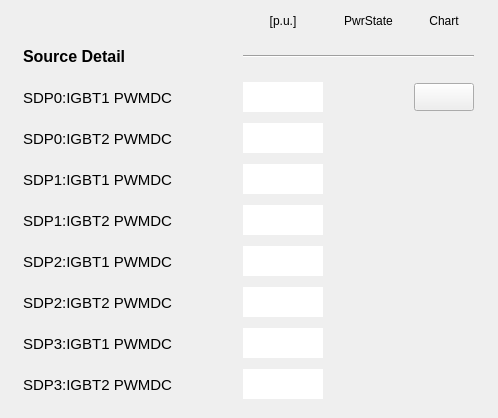
       <widget class="QWidget" name="scrollAreaWidgetContents_13">
        <property name="geometry">
         <rect>
          <x>0</x>
          <y>0</y>
          <width>498</width>
          <height>418</height>
         </rect>
        </property>
        <widget class="QWidget" name="layoutWidget">
         <property name="geometry">
          <rect>
           <x>9</x>
           <y>9</y>
           <width>481</width>
           <height>401</height>
          </rect>
         </property>
         <layout class="QGridLayout" name="gridLayout_3">
          <item row="0" column="1">
           <widget class="PyDMLabel" name="PyDMLabel_41">
            <property name="minimumSize">
             <size>
              <width>0</width>
              <height>24</height>
             </size>
            </property>
            <property name="maximumSize">
             <size>
              <width>16777215</width>
              <height>24</height>
             </size>
            </property>
            <property name="toolTip">
             <string/>
            </property>
            <property name="text">
             <string>[p.u.]</string>
            </property>
            <property name="alignment">
             <set>Qt::AlignCenter</set>
            </property>
           </widget>
          </item>
          <item row="0" column="2">
           <widget class="PyDMLabel" name="PyDMLabel_38">
            <property name="toolTip">
             <string/>
            </property>
            <property name="text">
             <string>PwrState</string>
            </property>
            <property name="alignment">
             <set>Qt::AlignCenter</set>
            </property>
           </widget>
          </item>
          <item row="0" column="3">
           <widget class="PyDMLabel" name="PyDMLabel_96">
            <property name="toolTip">
             <string/>
            </property>
            <property name="text">
             <string>Chart</string>
            </property>
            <property name="alignment">
             <set>Qt::AlignCenter</set>
            </property>
           </widget>
          </item>
          <item row="1" column="0">
           <widget class="PyDMLabel" name="PyDMLabel_97">
            <property name="minimumSize">
             <size>
              <width>200</width>
              <height>35</height>
             </size>
            </property>
            <property name="maximumSize">
             <size>
              <width>160</width>
              <height>16777215</height>
             </size>
            </property>
            <property name="font">
             <font>
              <pointsize>12</pointsize>
              <weight>75</weight>
              <bold>true</bold>
             </font>
            </property>
            <property name="toolTip">
             <string/>
            </property>
            <property name="text">
             <string>Source Detail</string>
            </property>
           </widget>
          </item>
          <item row="1" column="1" colspan="3">
           <widget class="Line" name="line_6">
            <property name="sizeIncrement">
             <size>
              <width>0</width>
              <height>0</height>
             </size>
            </property>
            <property name="baseSize">
             <size>
              <width>0</width>
              <height>0</height>
             </size>
            </property>
            <property name="autoFillBackground">
             <bool>false</bool>
            </property>
            <property name="frameShadow">
             <enum>QFrame::Sunken</enum>
            </property>
            <property name="lineWidth">
             <number>1</number>
            </property>
            <property name="midLineWidth">
             <number>0</number>
            </property>
            <property name="orientation">
             <enum>Qt::Horizontal</enum>
            </property>
           </widget>
          </item>
          <item row="2" column="0">
           <widget class="PyDMLabel" name="PyDMLabel_98">
            <property name="minimumSize">
             <size>
              <width>200</width>
              <height>35</height>
             </size>
            </property>
            <property name="maximumSize">
             <size>
              <width>200</width>
              <height>16777215</height>
             </size>
            </property>
            <property name="font">
             <font>
              <pointsize>11</pointsize>
             </font>
            </property>
            <property name="toolTip">
             <string/>
            </property>
            <property name="text">
             <string>SDP0:IGBT1 PWMDC</string>
            </property>
           </widget>
          </item>
          <item row="2" column="1">
           <widget class="PyDMLabel" name="PyDMLabel_45">
            <property name="enabled">
             <bool>true</bool>
            </property>
            <property name="minimumSize">
             <size>
              <width>80</width>
              <height>30</height>
             </size>
            </property>
            <property name="maximumSize">
             <size>
              <width>80</width>
              <height>30</height>
             </size>
            </property>
            <property name="toolTip">
             <string/>
            </property>
            <property name="accessibleDescription">
             <string/>
            </property>
            <property name="layoutDirection">
             <enum>Qt::LeftToRight</enum>
            </property>
            <property name="autoFillBackground">
             <bool>false</bool>
            </property>
            <property name="styleSheet">
             <string notr="true">background-color: qlineargradient(spread:pad, x1:0, y1:0, x2:1, y2:1, stop:0 rgba(255, 255, 255, 255), stop:1 rgba(255, 255, 255, 255));</string>
            </property>
            <property name="frameShape">
             <enum>QFrame::NoFrame</enum>
            </property>
            <property name="frameShadow">
             <enum>QFrame::Sunken</enum>
            </property>
            <property name="alignment">
             <set>Qt::AlignRight|Qt::AlignTrailing|Qt::AlignVCenter</set>
            </property>
            <property name="channel" stdset="0">
             <string>SI-Fam:PS-SDP0:IGBT1PWMDutyCycle-Mon</string>
            </property>
           </widget>
          </item>
          <item row="2" column="2">
           <widget class="QLed" name="led_sdp0igbt1">
            <property name="enabled">
             <bool>true</bool>
            </property>
            <property name="sizePolicy">
             <sizepolicy hsizetype="Maximum" vsizetype="Maximum">
              <horstretch>0</horstretch>
              <verstretch>0</verstretch>
             </sizepolicy>
            </property>
            <property name="minimumSize">
             <size>
              <width>51</width>
              <height>35</height>
             </size>
            </property>
            <property name="maximumSize">
             <size>
              <width>51</width>
              <height>35</height>
             </size>
            </property>
            <property name="toolTip">
             <string/>
            </property>
            <property name="state">
             <bool>false</bool>
            </property>
            <property name="onColor">
             <color>
              <red>0</red>
              <green>140</green>
              <blue>0</blue>
             </color>
            </property>
            <property name="shape">
             <enum>QLed::Circle</enum>
            </property>
           </widget>
          </item>
          <item row="2" column="3">
           <widget class="PyDMPushButton" name="PyDMPushButton_41">
            <property name="minimumSize">
             <size>
              <width>60</width>
              <height>28</height>
             </size>
            </property>
            <property name="maximumSize">
             <size>
              <width>60</width>
              <height>28</height>
             </size>
            </property>
            <property name="toolTip">
             <string/>
            </property>
           </widget>
          </item>
          <item row="3" column="0">
           <widget class="PyDMLabel" name="PyDMLabel_48">
            <property name="minimumSize">
             <size>
              <width>200</width>
              <height>0</height>
             </size>
            </property>
            <property name="maximumSize">
             <size>
              <width>200</width>
              <height>16777215</height>
             </size>
            </property>
            <property name="font">
             <font>
              <pointsize>11</pointsize>
             </font>
            </property>
            <property name="toolTip">
             <string/>
            </property>
            <property name="text">
             <string>SDP0:IGBT2 PWMDC</string>
            </property>
           </widget>
          </item>
          <item row="3" column="1">
           <widget class="PyDMLabel" name="PyDMLabel_99">
            <property name="enabled">
             <bool>true</bool>
            </property>
            <property name="minimumSize">
             <size>
              <width>80</width>
              <height>30</height>
             </size>
            </property>
            <property name="maximumSize">
             <size>
              <width>80</width>
              <height>30</height>
             </size>
            </property>
            <property name="toolTip">
             <string/>
            </property>
            <property name="accessibleDescription">
             <string/>
            </property>
            <property name="layoutDirection">
             <enum>Qt::LeftToRight</enum>
            </property>
            <property name="autoFillBackground">
             <bool>false</bool>
            </property>
            <property name="styleSheet">
             <string notr="true">background-color: qlineargradient(spread:pad, x1:0, y1:0, x2:1, y2:1, stop:0 rgba(255, 255, 255, 255), stop:1 rgba(255, 255, 255, 255));</string>
            </property>
            <property name="frameShape">
             <enum>QFrame::NoFrame</enum>
            </property>
            <property name="frameShadow">
             <enum>QFrame::Sunken</enum>
            </property>
            <property name="alignment">
             <set>Qt::AlignRight|Qt::AlignTrailing|Qt::AlignVCenter</set>
            </property>
            <property name="channel" stdset="0">
             <string>SI-Fam:PS-SDP0:IGBT2PWMDutyCycle-Mon</string>
            </property>
           </widget>
          </item>
          <item row="3" column="2">
           <widget class="QLed" name="led_sdp0igbt2">
            <property name="sizePolicy">
             <sizepolicy hsizetype="Maximum" vsizetype="Maximum">
              <horstretch>0</horstretch>
              <verstretch>0</verstretch>
             </sizepolicy>
            </property>
            <property name="minimumSize">
             <size>
              <width>51</width>
              <height>35</height>
             </size>
            </property>
            <property name="maximumSize">
             <size>
              <width>51</width>
              <height>35</height>
             </size>
            </property>
            <property name="toolTip">
             <string/>
            </property>
            <property name="state">
             <bool>false</bool>
            </property>
            <property name="onColor">
             <color>
              <red>0</red>
              <green>140</green>
              <blue>0</blue>
             </color>
            </property>
            <property name="shape">
             <enum>QLed::Circle</enum>
            </property>
           </widget>
          </item>
          <item row="4" column="0">
           <widget class="PyDMLabel" name="pv02raps01_4">
            <property name="minimumSize">
             <size>
              <width>200</width>
              <height>0</height>
             </size>
            </property>
            <property name="maximumSize">
             <size>
              <width>135</width>
              <height>16777215</height>
             </size>
            </property>
            <property name="font">
             <font>
              <pointsize>11</pointsize>
             </font>
            </property>
            <property name="toolTip">
             <string/>
            </property>
            <property name="text">
             <string>SDP1:IGBT1 PWMDC</string>
            </property>
           </widget>
          </item>
          <item row="4" column="1">
           <widget class="PyDMLabel" name="PyDMLabel_100">
            <property name="enabled">
             <bool>true</bool>
            </property>
            <property name="minimumSize">
             <size>
              <width>80</width>
              <height>30</height>
             </size>
            </property>
            <property name="maximumSize">
             <size>
              <width>80</width>
              <height>30</height>
             </size>
            </property>
            <property name="toolTip">
             <string/>
            </property>
            <property name="accessibleDescription">
             <string/>
            </property>
            <property name="layoutDirection">
             <enum>Qt::LeftToRight</enum>
            </property>
            <property name="autoFillBackground">
             <bool>false</bool>
            </property>
            <property name="styleSheet">
             <string notr="true">background-color: qlineargradient(spread:pad, x1:0, y1:0, x2:1, y2:1, stop:0 rgba(255, 255, 255, 255), stop:1 rgba(255, 255, 255, 255));</string>
            </property>
            <property name="frameShape">
             <enum>QFrame::NoFrame</enum>
            </property>
            <property name="frameShadow">
             <enum>QFrame::Sunken</enum>
            </property>
            <property name="alignment">
             <set>Qt::AlignRight|Qt::AlignTrailing|Qt::AlignVCenter</set>
            </property>
            <property name="channel" stdset="0">
             <string>SI-Fam:PS-SDP1:IGBT1PWMDutyCycle-Mon</string>
            </property>
           </widget>
          </item>
          <item row="4" column="2">
           <widget class="QLed" name="led_sdp1igbt1">
            <property name="sizePolicy">
             <sizepolicy hsizetype="Maximum" vsizetype="Maximum">
              <horstretch>0</horstretch>
              <verstretch>0</verstretch>
             </sizepolicy>
            </property>
            <property name="minimumSize">
             <size>
              <width>51</width>
              <height>35</height>
             </size>
            </property>
            <property name="maximumSize">
             <size>
              <width>51</width>
              <height>35</height>
             </size>
            </property>
            <property name="toolTip">
             <string/>
            </property>
            <property name="state">
             <bool>false</bool>
            </property>
            <property name="onColor">
             <color>
              <red>0</red>
              <green>140</green>
              <blue>0</blue>
             </color>
            </property>
            <property name="shape">
             <enum>QLed::Circle</enum>
            </property>
           </widget>
          </item>
          <item row="5" column="0">
           <widget class="PyDMLabel" name="pv02raps02_4">
            <property name="minimumSize">
             <size>
              <width>200</width>
              <height>0</height>
             </size>
            </property>
            <property name="maximumSize">
             <size>
              <width>135</width>
              <height>16777215</height>
             </size>
            </property>
            <property name="font">
             <font>
              <pointsize>11</pointsize>
             </font>
            </property>
            <property name="toolTip">
             <string/>
            </property>
            <property name="text">
             <string>SDP1:IGBT2 PWMDC</string>
            </property>
           </widget>
          </item>
          <item row="5" column="1">
           <widget class="PyDMLabel" name="PyDMLabel_50">
            <property name="enabled">
             <bool>true</bool>
            </property>
            <property name="minimumSize">
             <size>
              <width>80</width>
              <height>30</height>
             </size>
            </property>
            <property name="maximumSize">
             <size>
              <width>80</width>
              <height>30</height>
             </size>
            </property>
            <property name="toolTip">
             <string/>
            </property>
            <property name="accessibleDescription">
             <string/>
            </property>
            <property name="layoutDirection">
             <enum>Qt::LeftToRight</enum>
            </property>
            <property name="autoFillBackground">
             <bool>false</bool>
            </property>
            <property name="styleSheet">
             <string notr="true">background-color: qlineargradient(spread:pad, x1:0, y1:0, x2:1, y2:1, stop:0 rgba(255, 255, 255, 255), stop:1 rgba(255, 255, 255, 255));</string>
            </property>
            <property name="frameShape">
             <enum>QFrame::NoFrame</enum>
            </property>
            <property name="frameShadow">
             <enum>QFrame::Sunken</enum>
            </property>
            <property name="alignment">
             <set>Qt::AlignRight|Qt::AlignTrailing|Qt::AlignVCenter</set>
            </property>
            <property name="channel" stdset="0">
             <string>SI-Fam:PS-SDP1:IGBT2PWMDutyCycle-Mon</string>
            </property>
           </widget>
          </item>
          <item row="5" column="2">
           <widget class="QLed" name="led_sdp1igbt2">
            <property name="enabled">
             <bool>true</bool>
            </property>
            <property name="sizePolicy">
             <sizepolicy hsizetype="Maximum" vsizetype="Maximum">
              <horstretch>0</horstretch>
              <verstretch>0</verstretch>
             </sizepolicy>
            </property>
            <property name="minimumSize">
             <size>
              <width>51</width>
              <height>35</height>
             </size>
            </property>
            <property name="maximumSize">
             <size>
              <width>51</width>
              <height>35</height>
             </size>
            </property>
            <property name="toolTip">
             <string/>
            </property>
            <property name="state">
             <bool>false</bool>
            </property>
            <property name="onColor">
             <color>
              <red>0</red>
              <green>140</green>
              <blue>0</blue>
             </color>
            </property>
            <property name="shape">
             <enum>QLed::Circle</enum>
            </property>
           </widget>
          </item>
          <item row="6" column="0">
           <widget class="PyDMLabel" name="pv03raps01_7">
            <property name="minimumSize">
             <size>
              <width>200</width>
              <height>0</height>
             </size>
            </property>
            <property name="maximumSize">
             <size>
              <width>135</width>
              <height>16777215</height>
             </size>
            </property>
            <property name="font">
             <font>
              <pointsize>11</pointsize>
             </font>
            </property>
            <property name="toolTip">
             <string/>
            </property>
            <property name="text">
             <string>SDP2:IGBT1 PWMDC</string>
            </property>
           </widget>
          </item>
          <item row="6" column="1">
           <widget class="PyDMLabel" name="PyDMLabel_101">
            <property name="enabled">
             <bool>true</bool>
            </property>
            <property name="minimumSize">
             <size>
              <width>80</width>
              <height>30</height>
             </size>
            </property>
            <property name="maximumSize">
             <size>
              <width>80</width>
              <height>30</height>
             </size>
            </property>
            <property name="toolTip">
             <string/>
            </property>
            <property name="accessibleDescription">
             <string/>
            </property>
            <property name="layoutDirection">
             <enum>Qt::LeftToRight</enum>
            </property>
            <property name="autoFillBackground">
             <bool>false</bool>
            </property>
            <property name="styleSheet">
             <string notr="true">background-color: qlineargradient(spread:pad, x1:0, y1:0, x2:1, y2:1, stop:0 rgba(255, 255, 255, 255), stop:1 rgba(255, 255, 255, 255));</string>
            </property>
            <property name="frameShape">
             <enum>QFrame::NoFrame</enum>
            </property>
            <property name="frameShadow">
             <enum>QFrame::Sunken</enum>
            </property>
            <property name="alignment">
             <set>Qt::AlignRight|Qt::AlignTrailing|Qt::AlignVCenter</set>
            </property>
            <property name="channel" stdset="0">
             <string>SI-Fam:PS-SDP2:IGBT1PWMDutyCycle-Mon</string>
            </property>
           </widget>
          </item>
          <item row="6" column="2">
           <widget class="QLed" name="led_sdp2igbt1">
            <property name="sizePolicy">
             <sizepolicy hsizetype="Maximum" vsizetype="Maximum">
              <horstretch>0</horstretch>
              <verstretch>0</verstretch>
             </sizepolicy>
            </property>
            <property name="minimumSize">
             <size>
              <width>51</width>
              <height>35</height>
             </size>
            </property>
            <property name="maximumSize">
             <size>
              <width>51</width>
              <height>35</height>
             </size>
            </property>
            <property name="toolTip">
             <string/>
            </property>
            <property name="state">
             <bool>false</bool>
            </property>
            <property name="onColor">
             <color>
              <red>0</red>
              <green>140</green>
              <blue>0</blue>
             </color>
            </property>
            <property name="shape">
             <enum>QLed::Circle</enum>
            </property>
           </widget>
          </item>
          <item row="7" column="0">
           <widget class="PyDMLabel" name="pv03raps01_8">
            <property name="minimumSize">
             <size>
              <width>200</width>
              <height>0</height>
             </size>
            </property>
            <property name="maximumSize">
             <size>
              <width>135</width>
              <height>16777215</height>
             </size>
            </property>
            <property name="font">
             <font>
              <pointsize>11</pointsize>
             </font>
            </property>
            <property name="toolTip">
             <string/>
            </property>
            <property name="text">
             <string>SDP2:IGBT2 PWMDC</string>
            </property>
           </widget>
          </item>
          <item row="7" column="1">
           <widget class="PyDMLabel" name="PyDMLabel_102">
            <property name="enabled">
             <bool>true</bool>
            </property>
            <property name="minimumSize">
             <size>
              <width>80</width>
              <height>30</height>
             </size>
            </property>
            <property name="maximumSize">
             <size>
              <width>80</width>
              <height>30</height>
             </size>
            </property>
            <property name="toolTip">
             <string/>
            </property>
            <property name="accessibleDescription">
             <string/>
            </property>
            <property name="layoutDirection">
             <enum>Qt::LeftToRight</enum>
            </property>
            <property name="autoFillBackground">
             <bool>false</bool>
            </property>
            <property name="styleSheet">
             <string notr="true">background-color: qlineargradient(spread:pad, x1:0, y1:0, x2:1, y2:1, stop:0 rgba(255, 255, 255, 255), stop:1 rgba(255, 255, 255, 255));</string>
            </property>
            <property name="frameShape">
             <enum>QFrame::NoFrame</enum>
            </property>
            <property name="frameShadow">
             <enum>QFrame::Sunken</enum>
            </property>
            <property name="alignment">
             <set>Qt::AlignRight|Qt::AlignTrailing|Qt::AlignVCenter</set>
            </property>
            <property name="channel" stdset="0">
             <string>SI-Fam:PS-SDP2:IGBT2PWMDutyCycle-Mon</string>
            </property>
           </widget>
          </item>
          <item row="7" column="2">
           <widget class="QLed" name="led_sdp2igbt2">
            <property name="sizePolicy">
             <sizepolicy hsizetype="Maximum" vsizetype="Maximum">
              <horstretch>0</horstretch>
              <verstretch>0</verstretch>
             </sizepolicy>
            </property>
            <property name="minimumSize">
             <size>
              <width>51</width>
              <height>35</height>
             </size>
            </property>
            <property name="maximumSize">
             <size>
              <width>51</width>
              <height>35</height>
             </size>
            </property>
            <property name="toolTip">
             <string/>
            </property>
            <property name="state">
             <bool>false</bool>
            </property>
            <property name="onColor">
             <color>
              <red>0</red>
              <green>140</green>
              <blue>0</blue>
             </color>
            </property>
            <property name="shape">
             <enum>QLed::Circle</enum>
            </property>
           </widget>
          </item>
          <item row="8" column="0">
           <widget class="PyDMLabel" name="pv04raps01_3">
            <property name="minimumSize">
             <size>
              <width>200</width>
              <height>0</height>
             </size>
            </property>
            <property name="maximumSize">
             <size>
              <width>135</width>
              <height>16777215</height>
             </size>
            </property>
            <property name="font">
             <font>
              <pointsize>11</pointsize>
             </font>
            </property>
            <property name="toolTip">
             <string/>
            </property>
            <property name="text">
             <string>SDP3:IGBT1 PWMDC</string>
            </property>
           </widget>
          </item>
          <item row="8" column="1">
           <widget class="PyDMLabel" name="PyDMLabel_103">
            <property name="enabled">
             <bool>true</bool>
            </property>
            <property name="minimumSize">
             <size>
              <width>80</width>
              <height>30</height>
             </size>
            </property>
            <property name="maximumSize">
             <size>
              <width>80</width>
              <height>30</height>
             </size>
            </property>
            <property name="toolTip">
             <string/>
            </property>
            <property name="accessibleDescription">
             <string/>
            </property>
            <property name="layoutDirection">
             <enum>Qt::LeftToRight</enum>
            </property>
            <property name="autoFillBackground">
             <bool>false</bool>
            </property>
            <property name="styleSheet">
             <string notr="true">background-color: qlineargradient(spread:pad, x1:0, y1:0, x2:1, y2:1, stop:0 rgba(255, 255, 255, 255), stop:1 rgba(255, 255, 255, 255));</string>
            </property>
            <property name="frameShape">
             <enum>QFrame::NoFrame</enum>
            </property>
            <property name="frameShadow">
             <enum>QFrame::Sunken</enum>
            </property>
            <property name="alignment">
             <set>Qt::AlignRight|Qt::AlignTrailing|Qt::AlignVCenter</set>
            </property>
            <property name="channel" stdset="0">
             <string>SI-Fam:PS-SDP3:IGBT1PWMDutyCycle-Mon</string>
            </property>
           </widget>
          </item>
          <item row="8" column="2">
           <widget class="QLed" name="led_sdp3igbt1">
            <property name="enabled">
             <bool>true</bool>
            </property>
            <property name="sizePolicy">
             <sizepolicy hsizetype="Maximum" vsizetype="Maximum">
              <horstretch>0</horstretch>
              <verstretch>0</verstretch>
             </sizepolicy>
            </property>
            <property name="minimumSize">
             <size>
              <width>51</width>
              <height>35</height>
             </size>
            </property>
            <property name="maximumSize">
             <size>
              <width>51</width>
              <height>35</height>
             </size>
            </property>
            <property name="toolTip">
             <string/>
            </property>
            <property name="state">
             <bool>false</bool>
            </property>
            <property name="onColor">
             <color>
              <red>0</red>
              <green>140</green>
              <blue>0</blue>
             </color>
            </property>
            <property name="shape">
             <enum>QLed::Circle</enum>
            </property>
           </widget>
          </item>
          <item row="9" column="0">
           <widget class="PyDMLabel" name="pv04raps02_3">
            <property name="minimumSize">
             <size>
              <width>200</width>
              <height>0</height>
             </size>
            </property>
            <property name="maximumSize">
             <size>
              <width>135</width>
              <height>16777215</height>
             </size>
            </property>
            <property name="font">
             <font>
              <pointsize>11</pointsize>
             </font>
            </property>
            <property name="toolTip">
             <string/>
            </property>
            <property name="text">
             <string>SDP3:IGBT2 PWMDC</string>
            </property>
           </widget>
          </item>
          <item row="9" column="1">
           <widget class="PyDMLabel" name="PyDMLabel_104">
            <property name="enabled">
             <bool>true</bool>
            </property>
            <property name="minimumSize">
             <size>
              <width>80</width>
              <height>30</height>
             </size>
            </property>
            <property name="maximumSize">
             <size>
              <width>80</width>
              <height>30</height>
             </size>
            </property>
            <property name="toolTip">
             <string/>
            </property>
            <property name="accessibleDescription">
             <string/>
            </property>
            <property name="layoutDirection">
             <enum>Qt::LeftToRight</enum>
            </property>
            <property name="autoFillBackground">
             <bool>false</bool>
            </property>
            <property name="styleSheet">
             <string notr="true">background-color: qlineargradient(spread:pad, x1:0, y1:0, x2:1, y2:1, stop:0 rgba(255, 255, 255, 255), stop:1 rgba(255, 255, 255, 255));</string>
            </property>
            <property name="frameShape">
             <enum>QFrame::NoFrame</enum>
            </property>
            <property name="frameShadow">
             <enum>QFrame::Sunken</enum>
            </property>
            <property name="alignment">
             <set>Qt::AlignRight|Qt::AlignTrailing|Qt::AlignVCenter</set>
            </property>
            <property name="channel" stdset="0">
             <string>SI-Fam:PS-SDP3:IGBT2PWMDutyCycle-Mon</string>
            </property>
           </widget>
          </item>
          <item row="9" column="2">
           <widget class="QLed" name="led_sdp3igbt2">
            <property name="sizePolicy">
             <sizepolicy hsizetype="Maximum" vsizetype="Maximum">
              <horstretch>0</horstretch>
              <verstretch>0</verstretch>
             </sizepolicy>
            </property>
            <property name="minimumSize">
             <size>
              <width>51</width>
              <height>35</height>
             </size>
            </property>
            <property name="maximumSize">
             <size>
              <width>51</width>
              <height>35</height>
             </size>
            </property>
            <property name="toolTip">
             <string/>
            </property>
            <property name="state">
             <bool>false</bool>
            </property>
            <property name="onColor">
             <color>
              <red>0</red>
              <green>140</green>
              <blue>0</blue>
             </color>
            </property>
            <property name="shape">
             <enum>QLed::Circle</enum>
            </property>
           </widget>
          </item>
         </layout>
        </widget>
       </widget>
